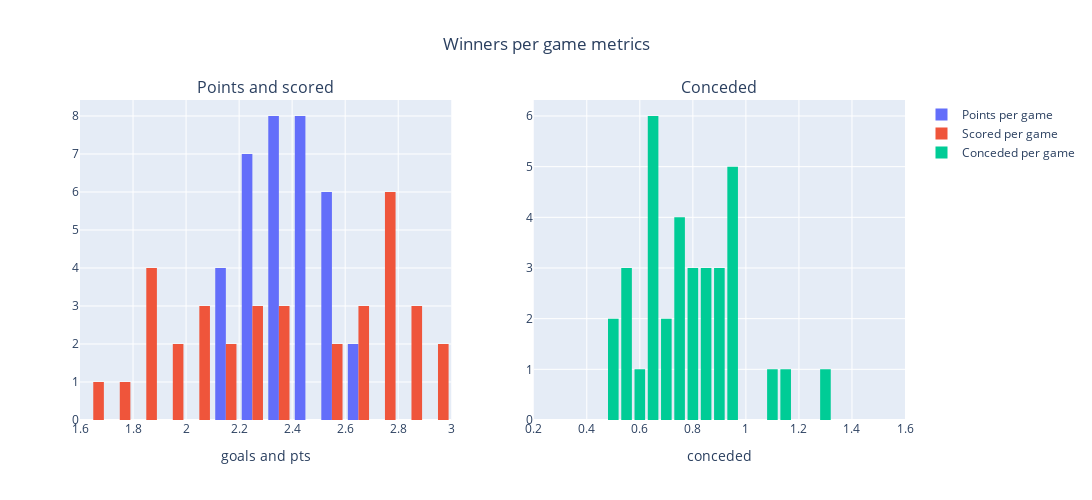

Notebook code for this chart:
### Code cell
hist_1 = go.Histogram(x=winners_goals_conceded_pts['pts_PG'],name = "Points per game",nbinsx=20)    
hist_2 = go.Histogram(x=winners_goals_conceded_pts['scored_PG'],name = 'Scored per game',nbinsx=20)   
hist_3 = go.Histogram(x=winners_goals_conceded_pts['conceded_PG'],name = 'Conceded per game',nbinsx=20)

fig = plotly.subplots.make_subplots(rows=1,cols=2,subplot_titles=['Points and scored','Conceded'])
fig.add_trace(
    hist_1,
    row=1,col=1,
    )
fig.add_trace(
    hist_2,
    row=1,col=1
)
fig.add_trace(
    hist_3,
    row=1,col=2
)
fig.update_layout(height=500,width=1200, title='Winners per game metrics',title_x=0.5)
fig.update_xaxes(title_text='goals and pts',showgrid=True,row=1,col=1,range=[1.6,3],dtick=0.2)
fig.update_xaxes(title_text='conceded',showgrid=True,row=1,col=2,range=[0.2,1.6],dtick=0.2)
fig.show()

### Figure 1 — Plotly figure (JSON) as saved in the notebook; plotly's stock layout.template omitted (floating-point values rounded to 4 significant figures)
{"data": [{"name": "Points per game", "nbinsx": 20, "type": "histogram", "x": [2.447, 2.289, 2.212, 2.289, 2.395, 2.289, 2.447, 2.289, 2.132, 2.519, 2.447, 2.5, 2.395, 2.147, 2.412, 2.29, 2.294, 2.412, 2.471, 2.368, 2.394, 2.632, 2.395, 2.605, 2.395, 2.579, 2.333, 2.5, 2.447, 2.184, 2.474, 2.184, 2.526, 2.588, 2.324], "xaxis": "x", "yaxis": "y"}, {"name": "Scored per game", "nbinsx": 20, "type": "histogram", "x": [2.789, 2.368, 1.818, 1.921, 1.974, 1.842, 2.605, 1.895, 1.789, 2.778, 2.842, 2.816, 2.763, 1.676, 2.618, 2.774, 2.588, 2.941, 2.706, 1.842, 2.182, 2.789, 2.026, 2.237, 2.947, 2.5, 2.091, 2.263, 2.237, 2, 2.895, 2.184, 2.684, 2.353, 2.353], "xaxis": "x", "yaxis": "y"}, {"name": "Conceded per game", "nbinsx": 20, "type": "histogram", "x": [1.079, 0.9474, 0.6667, 0.8421, 0.5263, 0.6579, 0.7632, 0.6316, 0.9474, 0.8889, 0.7632, 0.8158, 0.9211, 0.6471, 0.6471, 1.29, 0.9412, 0.9412, 0.8235, 0.7895, 0.8788, 0.7105, 0.7105, 0.8684, 0.7632, 0.6053, 0.7273, 0.6316, 0.8684, 1.132, 0.5526, 0.9474, 0.5, 0.5, 0.5294], "xaxis": "x2", "yaxis": "y2"}], "layout": {"annotations": [{"font": {"size": 16}, "showarrow": false, "text": "Points and scored", "x": 0.225, "xanchor": "center", "xref": "paper", "y": 1, "yanchor": "bottom", "yref": "paper"}, {"font": {"size": 16}, "showarrow": false, "text": "Conceded", "x": 0.775, "xanchor": "center", "xref": "paper", "y": 1, "yanchor": "bottom", "yref": "paper"}], "height": 500, "title": {"text": "Winners per game metrics", "x": 0.5}, "width": 1200, "xaxis": {"anchor": "y", "domain": [0, 0.45], "dtick": 0.2, "range": [1.6, 3], "showgrid": true, "title": {"text": "goals and pts"}}, "xaxis2": {"anchor": "y2", "domain": [0.55, 1], "dtick": 0.2, "range": [0.2, 1.6], "showgrid": true, "title": {"text": "conceded"}}, "yaxis": {"anchor": "x", "domain": [0, 1]}, "yaxis2": {"anchor": "x2", "domain": [0, 1]}}}
